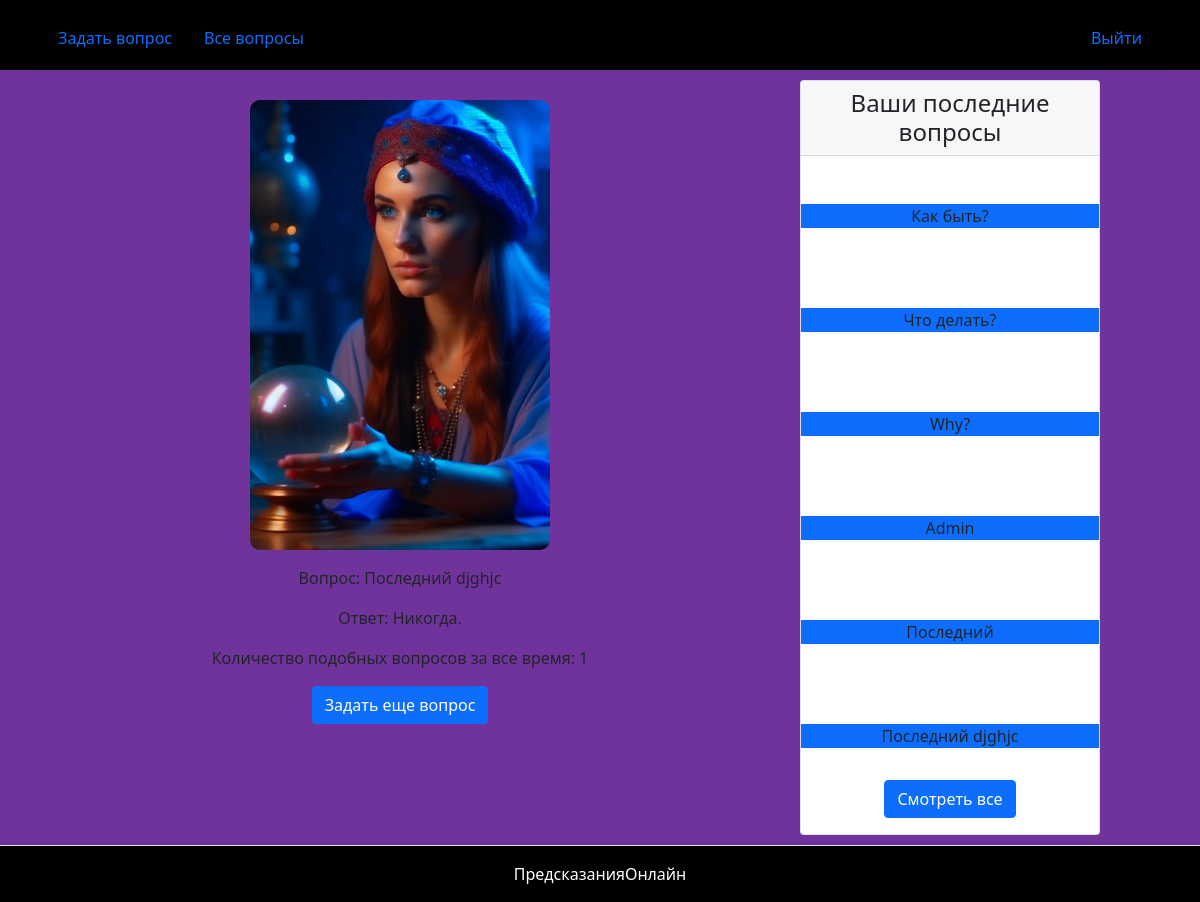
Screenshot of /answer/2/ (signed in) with the database file from the repository.
### crystall_ball/models.py (models this page shows, shortened)
class Question(models.Model):
    text = models.CharField(
        'Вопрос',
        max_length=255
    )
    user = models.ForeignKey(
        User,
        verbose_name='Пользователь',
        on_delete=models.CASCADE
    )
    class Meta:
        verbose_name = 'Вопрос'
        verbose_name_plural = 'Вопросы'

class Answer(models.Model):
    text = models.CharField(
        'Ответ',
        max_length=255
    )
    def __str__(self):
        return self.text[:15]
    class Meta:
        verbose_name = 'Ответ'
        verbose_name_plural = 'Ответы'

### crystall_ball/views.py (the view)
# urls.py: path('answer/<int:id>/', answer, name='answer'),
def answer(request, id):
    all_questions = Question.objects.filter(user_id=request.user)[:10]
    current_question = Question.objects.filter(user_id=request.user).last()
    count_current_q = Question.objects.filter(text=current_question.text).count()
    if request.user.id == id:
        answers = Answer.objects.all()
        answer = random.choice(answers)
        context = {
            'all_questions': all_questions,
            'answer': answer,
            'question': current_question,
            'count_q': count_current_q
        }
        return render(request, 'crystall_ball/answer.html', context)
    return redirect('crystal_ball:question')

### templates/crystall_ball/answer.html (shortened to what this page needs)
{% extends 'base.html' %}
{% load static %}
  {% block content %}
    <div class='center' style="display:flex">
      <div class="ask-more col-8">
      <p>
        <img src="{% static 'img/answer.jpg' %}" width="300" height="450" style="border-radius: 10px;">
      </p>
      <p>Вопрос: {{ question.text }}</p>
      <p>Ответ: {{ answer }}</p>
      <p>Количество подобных вопросов за все время: {{ count_q }}</p>
      <a class="btn btn-primary" href="{% url 'crystal_ball:question' %}">
        Задать еще вопрос
      </a>
    </div>
    <div class="card col-3">
      <h4 class="card-header">Ваши последние вопросы</h4>
      {% for question in all_questions %}
        <p class="card-body">
          <div class="card-text bg-primary mb-3" >
            {{ question.text }}
          </div>
        </p>
      {% endfor %}
      <p>
        <a class="btn btn-primary" href="{% url 'crystal_ball:all_questions'  id=request.user.id%}">
          Смотреть все
        </a>
      </p>
    </div>
  </div>
{% endblock %}

### static/css/styles.css (style rules this page uses)
.ask-more { text-align: center; margin-top: 20px; }
p.center, div.center { text-align: center; margin-top: 5px; margin-bottom: 5px padding-bottom: 5px; }
a { color: #0099CC; text-decoration: none; }
.card { height: auto; }

### rows the page displays
Question: text "Последний djghjc"
Answer: text "Никогда."
Question: text "Как быть?"
Question: text "Что делать?"
Question: text "Why?"
Question: text "Admin"
Question: text "Последний"

### other values shown
{{ count_q }} "1"
